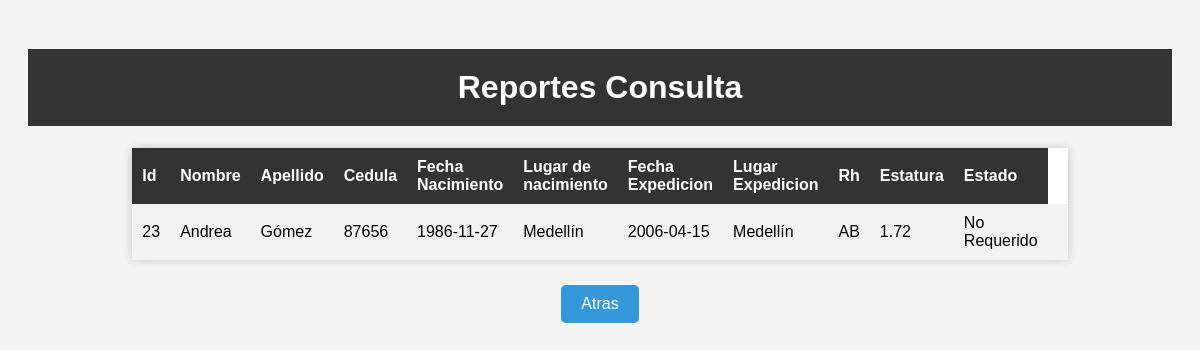
Page /norequeridos (signed in) on the committed database.
### tables this page shows
CREATE TABLE Reporte (
    ID INTEGER PRIMARY KEY AUTOINCREMENT,
    Nombres NVARCHAR(50) NOT NULL,
    Apellidos NVARCHAR(50) NOT NULL,
    Identificacion NVARCHAR(20) NOT NULL,
    FechaNacimiento DATE NOT NULL,
    LugarNacimiento NVARCHAR(100) NOT NULL,
    FechaExpedicion DATE NOT NULL,
    LugarExpedicion NVARCHAR(100) NOT NULL,
    RH CHAR(2) NOT NULL,
    Estatura DECIMAL(5, 2) NOT NULL,
    Estado NVARCHAR(20) NOT NULL
);

### app.py (the view)
@app.route('/norequeridos')
def norequeridos():
    if 'username' in session:
        connection = conectar_bd()
        cursor = connection.cursor()
        cursor.execute("select * from Reporte where estado = 'No Requerido'")
        datos = cursor.fetchall()
        connection.close()
        return render_template('norequeridos.html', datos=datos)  # Pasa los datos a la plantilla
    return render_template('login.html')

### app.py (called while the page is built)
def conectar_bd():
    conn = sqlite3.connect('Bdd\BasesDatosRegistraduria.db')
    return conn

### templates/norequeridos.html (shortened to what this page needs)
<!DOCTYPE html>
<html>
<head>
    <link rel="stylesheet" type="text/css" href="{{ url_for('static', filename='style.css') }}">
</head>
<body>
    <h1>Reportes Consulta</h1>
    <table>
        <tr>
            <th>Id</th>
            <th>Nombre</th>
            <th>Apellido </th>
            <th>Cedula</th>
            <th>Fecha Nacimiento</th>
            <th>Lugar de nacimiento</th>
            <th>Fecha Expedicion</th>
            <th>Lugar Expedicion</th>
            <th>Rh</th>
            <th>Estatura</th>
            <th>Estado</th>
        </tr>
        {% for dato in datos %}
        <tr>
            <td>{{ dato[0] }}</td>
            <td>{{ dato[1] }}</td>
            <td>{{ dato[2] }}</td>
            <td>{{ dato[3] }}</td>
            <td>{{ dato[4] }}</td>
            <td>{{ dato[5] }}</td>
            <td>{{ dato[6] }}</td>
            <td>{{ dato[7] }}</td>
            <td>{{ dato[8] }}</td>
            <td>{{ dato[9] }}</td>
            <td>{{ dato[10] }}</td>
            <td>{{ dato[11] }}</td>
        </tr>
        {% endfor %}
    </table>
    <button id="verificar-cedula-button" class="home-button">Atras</button>
</body>
</html>

### static/style.css (style rules this page uses)
body { font-family: Arial, sans-serif; background-color: #f4f4f4; text-align: center; padding: 20px; }
h1 { color: #333; }
h1 { background-color: #333; color: #fff; text-align: center; padding: 20px; }
table { border-collapse: collapse; width: 80%; margin: 20px auto; background-color: #fff; box-shadow: 0 0 10px rgba(0, 0, 0, 0.2); }
table th, table td { padding: 10px; text-align: left; }
table th { background-color: #333; color: #fff; }
tr:nth-child(even) { background-color: #f2f2f2; }
.home-button { background-color: #3498db; color: #fff; border: none; padding: 10px 20px; cursor: pointer; border-radius: 5px; font-size: 16px; margin: 5px; transition: background-color 0.3s ease; }

### rows in the picture
Reporte: ID "23", Nombres "Andrea", Apellidos "Gómez", Identificacion "87656", FechaNacimiento "1986-11-27", LugarNacimiento "Medellín", FechaExpedicion "2006-04-15", LugarExpedicion "Medellín", RH "AB", Estatura "1.72", Estado "No Requerido"
